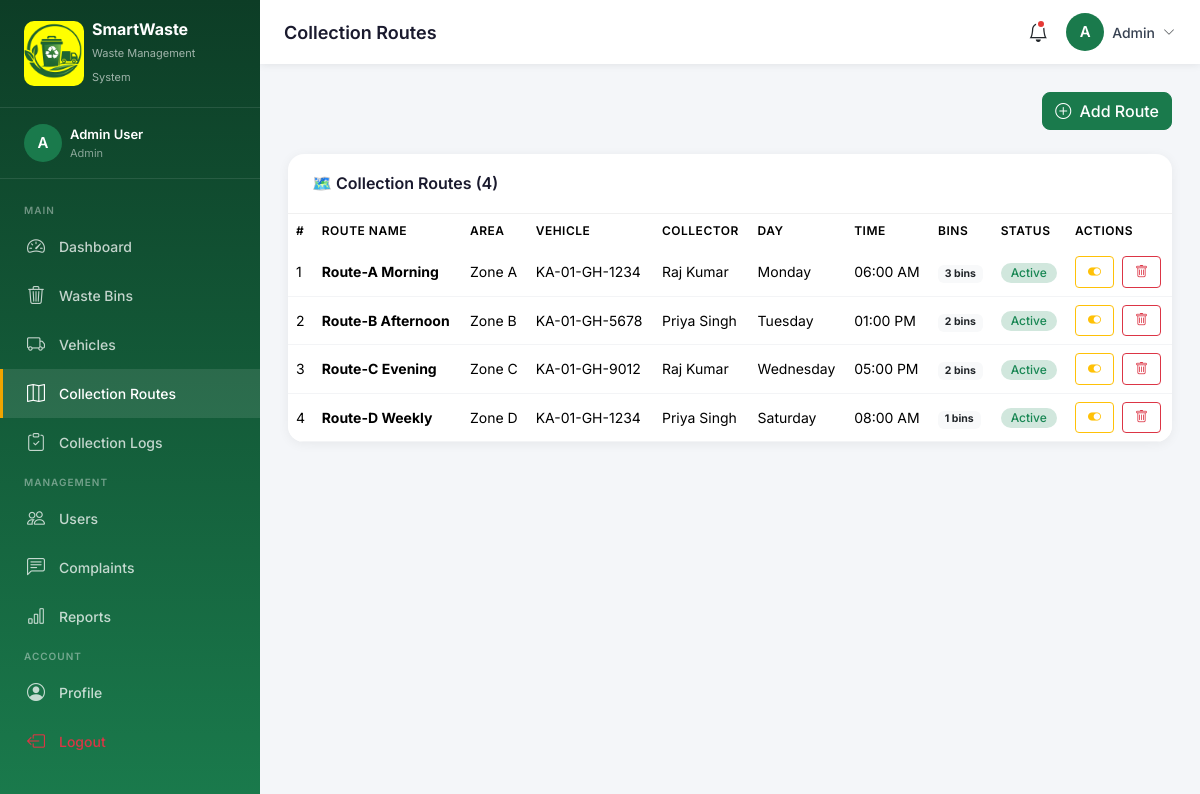
The page /admin/routes.php (signed in) on the database its author committed.
### tables this page shows
CREATE TABLE IF NOT EXISTS collection_routes (
    id INT AUTO_INCREMENT PRIMARY KEY,
    route_name VARCHAR(100) NOT NULL,
    area VARCHAR(100),
    assigned_vehicle_id INT,
    assigned_collector_id INT,
    schedule_day ENUM('Monday','Tuesday','Wednesday','Thursday','Friday','Saturday','Sunday'),
    schedule_time TIME,
    status ENUM('active', 'inactive', 'completed') DEFAULT 'active',
    notes TEXT,
    created_at TIMESTAMP DEFAULT CURRENT_TIMESTAMP,
    FOREIGN KEY (assigned_vehicle_id) REFERENCES vehicles(id) ON DELETE SET NULL,
    FOREIGN KEY (assigned_collector_id) REFERENCES users(id) ON DELETE SET NULL
);

CREATE TABLE IF NOT EXISTS vehicles (
    id INT AUTO_INCREMENT PRIMARY KEY,
    vehicle_number VARCHAR(20) NOT NULL UNIQUE,
    vehicle_type VARCHAR(50) DEFAULT 'Garbage Truck',
    capacity_tons DECIMAL(5,2) DEFAULT 5.00,
    driver_name VARCHAR(100),
    driver_phone VARCHAR(20),
    status ENUM('available', 'on_route', 'maintenance', 'inactive') DEFAULT 'available',
    fuel_type ENUM('diesel', 'electric', 'cng') DEFAULT 'diesel',
    last_service_date DATE,
    created_at TIMESTAMP DEFAULT CURRENT_TIMESTAMP,
    updated_at TIMESTAMP DEFAULT CURRENT_TIMESTAMP ON UPDATE CURRENT_TIMESTAMP
);

CREATE TABLE IF NOT EXISTS users (
    id INT AUTO_INCREMENT PRIMARY KEY,
    full_name VARCHAR(100) NOT NULL,
    email VARCHAR(100) NOT NULL UNIQUE,
    password VARCHAR(255) NOT NULL,
    role ENUM('admin', 'collector', 'resident') NOT NULL DEFAULT 'resident',
    phone VARCHAR(20),
    address TEXT,
    profile_pic VARCHAR(255) DEFAULT 'default.png',
    status ENUM('active', 'inactive') DEFAULT 'active',
    created_at TIMESTAMP DEFAULT CURRENT_TIMESTAMP,
    updated_at TIMESTAMP DEFAULT CURRENT_TIMESTAMP ON UPDATE CURRENT_TIMESTAMP
);

### admin/routes.php (the view, shortened to what this page needs)
<?php
require_once '../includes/config.php';
$routes = $conn->query("
    SELECT r.*, v.vehicle_number, u.full_name as collector_name,
           COUNT(rb.id) as bin_count
    FROM collection_routes r
    LEFT JOIN vehicles v ON r.assigned_vehicle_id=v.id
    LEFT JOIN users u ON r.assigned_collector_id=u.id
    LEFT JOIN route_bins rb ON r.id=rb.route_id
    GROUP BY r.id ORDER BY r.created_at DESC
")->fetch_all(MYSQLI_ASSOC);
include '../includes/header.php';
include '../includes/sidebar.php';
include '../includes/topbar.php';
?>
<div class="main-content">
<div class="content-area">
<div class="d-flex justify-content-end mb-4">
    <button class="btn btn-primary" data-bs-toggle="modal" data-bs-target="#addRouteModal">
        <i class="bi bi-plus-circle me-1"></i> Add Route
    </button>
</div>
<div class="data-table">
    <div class="table-header"><h6>🗺️ Collection Routes (<?= count($routes) ?>)</h6></div>
    <div style="overflow-x:auto">
        <table class="table mb-0">
            <thead><tr><th>#</th><th>Route Name</th><th>Area</th><th>Vehicle</th><th>Collector</th><th>Day</th><th>Time</th><th>Bins</th><th>Status</th><th>Actions</th></tr></thead>
            <tbody>
                <?php foreach ($routes as $i => $r):
                    $sc = ['active'=>'success','inactive'=>'secondary','completed'=>'info'];
                ?>
                <tr>
                    <td><?= $i+1 ?></td>
                    <td><strong><?= htmlspecialchars($r['route_name']) ?></strong></td>
                    <td><?= htmlspecialchars($r['area']) ?></td>
                    <td><?= htmlspecialchars($r['vehicle_number'] ?? '—') ?></td>
                    <td><?= htmlspecialchars($r['collector_name'] ?? '—') ?></td>
                    <td><?= $r['schedule_day'] ?></td>
                    <td><?= $r['schedule_time'] ? date('h:i A',strtotime($r['schedule_time'])) : '—' ?></td>
                    <td><span class="badge bg-light text-dark"><?= $r['bin_count'] ?> bins</span></td>
                    <td><span class="badge bg-<?= $sc[$r['status']]??'secondary' ?>-subtle text-<?= $sc[$r['status']]??'secondary' ?> status-badge"><?= ucfirst($r['status']) ?></span></td>
                    <td>
                        <form method="POST" style="display:inline">
                            <button class="btn btn-sm btn-outline-<?= $r['status']==='active'?'warning':'success' ?>">
                                <i class="bi bi-toggle-<?= $r['status']==='active'?'on':'off' ?>"></i>
                            </button>
                        </form>
                        <form method="POST" style="display:inline" onsubmit="return confirm('Delete?')">
                            <button class="btn btn-sm btn-outline-danger ms-1"><i class="bi bi-trash"></i></button>
                        </form>
                    </td>
                </tr>
                <?php endforeach; ?>
            </tbody>
        </table>
    </div>
</div>
</div>
</div>
<?php include '../includes/footer.php'; ?>

### includes/header.php (style rules this page uses)
:root { --primary: #1a7a4c; --primary-dark: #145c39; --primary-light: #e8f5ee; --secondary: #f0a500; --danger: #e53935; --sidebar-width: 260px; --header-height: 64px; }
* { font-family: 'Inter', sans-serif; }
body { background: #f4f6f9; }
.main-content { margin-left: var(--sidebar-width); padding-top: var(--header-height); min-height: 100vh; }
.content-area { padding: 28px 28px; }
.data-table { background: #fff; border-radius: 16px; box-shadow: 0 2px 12px rgba(0,0,0,0.06); overflow: hidden; }
.data-table .table-header { padding: 20px 24px; border-bottom: 1px solid #f0f0f0; display: flex; justify-content: space-between; align-items: center; }
.data-table .table-header h6 { font-weight: 600; color: #1a1a2e; margin: 0; }
table thead th { background: #f8fafc; font-size: 12px; font-weight: 600; text-transform: uppercase; letter-spacing: 0.5px; color: #6b7280; border: none; padding: 12px 16px; }
table tbody td { font-size: 14px; color: #374151; vertical-align: middle; padding: 12px 16px; border-color: #f3f4f6; }
.status-badge { padding: 4px 10px; border-radius: 20px; font-size: 12px; font-weight: 500; }
.btn-primary { background: var(--primary); border-color: var(--primary); border-radius: 8px; font-weight: 500; }
.btn-sm { padding: 5px 12px; font-size: 13px; }

### rows shown on the page
collection_routes: route_name "Route-A Morning", area "Zone A", assigned_vehicle.vehicle_number "KA-01-GH-1234", assigned_collector.full_name "Raj Kumar", schedule_day "Monday", schedule_time "06:00 AM", bin_count "3", status "Active"
collection_routes: route_name "Route-B Afternoon", area "Zone B", assigned_vehicle.vehicle_number "KA-01-GH-5678", assigned_collector.full_name "Priya Singh", schedule_day "Tuesday", schedule_time "01:00 PM", bin_count "2", status "Active"
collection_routes: route_name "Route-C Evening", area "Zone C", assigned_vehicle.vehicle_number "KA-01-GH-9012", assigned_collector.full_name "Raj Kumar", schedule_day "Wednesday", schedule_time "05:00 PM", bin_count "2", status "Active"
collection_routes: route_name "Route-D Weekly", area "Zone D", assigned_vehicle.vehicle_number "KA-01-GH-1234", assigned_collector.full_name "Priya Singh", schedule_day "Saturday", schedule_time "08:00 AM", bin_count "1", status "Active"

### other values the page prints
substr($_SESSION['user_name'] ?? 'U', 0, 1) "A"
$_SESSION['user_name'] "Admin User"
$_SESSION['user_role'] "Admin"
$label "Dashboard Waste Bins Vehicles Collection Routes Collection Logs Users Complaints Reports Profile"
$pageTitle "Collection Routes"
explode(' ', $_SESSION['user_name'] ?? 'User')[0] "Admin"
count($routes) "4"
